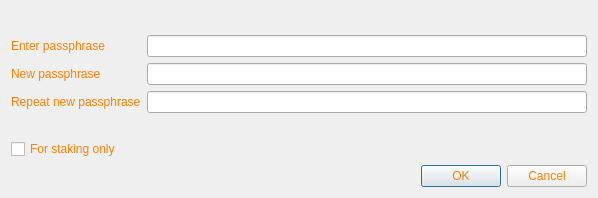
<?xml version="1.0" encoding="UTF-8"?>
<ui version="4.0">
 <class>AskPassphraseDialog</class>
 <widget class="QDialog" name="AskPassphraseDialog">
  <property name="geometry">
   <rect>
    <x>0</x>
    <y>0</y>
    <width>598</width>
    <height>198</height>
   </rect>
  </property>
  <property name="sizePolicy">
   <sizepolicy hsizetype="Preferred" vsizetype="Minimum">
    <horstretch>0</horstretch>
    <verstretch>0</verstretch>
   </sizepolicy>
  </property>
  <property name="minimumSize">
   <size>
    <width>550</width>
    <height>0</height>
   </size>
  </property>
  <property name="windowTitle">
   <string>Passphrase Dialog</string>
  </property>
  <property name="styleSheet">
   <string notr="true">background-image: url(:/images/bkg2);
color: rgb(255, 127, 0);</string>
  </property>
  <layout class="QVBoxLayout" name="verticalLayout">
   <item>
    <widget class="QLabel" name="warningLabel">
     <property name="textFormat">
      <enum>Qt::RichText</enum>
     </property>
     <property name="wordWrap">
      <bool>true</bool>
     </property>
    </widget>
   </item>
   <item>
    <layout class="QFormLayout" name="formLayout">
     <property name="fieldGrowthPolicy">
      <enum>QFormLayout::AllNonFixedFieldsGrow</enum>
     </property>
     <item row="0" column="0">
      <widget class="QLabel" name="passLabel1">
       <property name="text">
        <string>Enter passphrase</string>
       </property>
      </widget>
     </item>
     <item row="0" column="1">
      <widget class="QLineEdit" name="passEdit1">
       <property name="echoMode">
        <enum>QLineEdit::Password</enum>
       </property>
      </widget>
     </item>
     <item row="1" column="0">
      <widget class="QLabel" name="passLabel2">
       <property name="text">
        <string>New passphrase</string>
       </property>
      </widget>
     </item>
     <item row="1" column="1">
      <widget class="QLineEdit" name="passEdit2">
       <property name="echoMode">
        <enum>QLineEdit::Password</enum>
       </property>
      </widget>
     </item>
     <item row="2" column="0">
      <widget class="QLabel" name="passLabel3">
       <property name="text">
        <string>Repeat new passphrase</string>
       </property>
      </widget>
     </item>
     <item row="2" column="1">
      <widget class="QLineEdit" name="passEdit3">
       <property name="echoMode">
        <enum>QLineEdit::Password</enum>
       </property>
      </widget>
     </item>
     <item row="3" column="1">
      <widget class="QLabel" name="capsLabel">
       <property name="font">
        <font>
         <weight>75</weight>
         <bold>true</bold>
        </font>
       </property>
       <property name="text">
        <string/>
       </property>
       <property name="alignment">
        <set>Qt::AlignCenter</set>
       </property>
      </widget>
     </item>
     <item row="4" column="0">
      <widget class="QCheckBox" name="stakingCheckBox">
       <property name="enabled">
        <bool>true</bool>
       </property>
       <property name="visible">
        <bool>false</bool>
       </property>
       <property name="toolTip">
        <string>Serves to disable the trivial sendmoney when OS account compromised. Provides no real security.</string>
       </property>
       <property name="text">
        <string>For staking only</string>
       </property>
      </widget>
     </item>
    </layout>
   </item>
   <item>
    <widget class="QDialogButtonBox" name="buttonBox">
     <property name="orientation">
      <enum>Qt::Horizontal</enum>
     </property>
     <property name="standardButtons">
      <set>QDialogButtonBox::Cancel|QDialogButtonBox::Ok</set>
     </property>
    </widget>
   </item>
  </layout>
 </widget>
 <resources/>
 <connections>
  <connection>
   <sender>buttonBox</sender>
   <signal>accepted()</signal>
   <receiver>AskPassphraseDialog</receiver>
   <slot>accept()</slot>
   <hints>
    <hint type="sourcelabel">
     <x>248</x>
     <y>254</y>
    </hint>
    <hint type="destinationlabel">
     <x>157</x>
     <y>274</y>
    </hint>
   </hints>
  </connection>
  <connection>
   <sender>buttonBox</sender>
   <signal>rejected()</signal>
   <receiver>AskPassphraseDialog</receiver>
   <slot>reject()</slot>
   <hints>
    <hint type="sourcelabel">
     <x>316</x>
     <y>260</y>
    </hint>
    <hint type="destinationlabel">
     <x>286</x>
     <y>274</y>
    </hint>
   </hints>
  </connection>
 </connections>
</ui>
